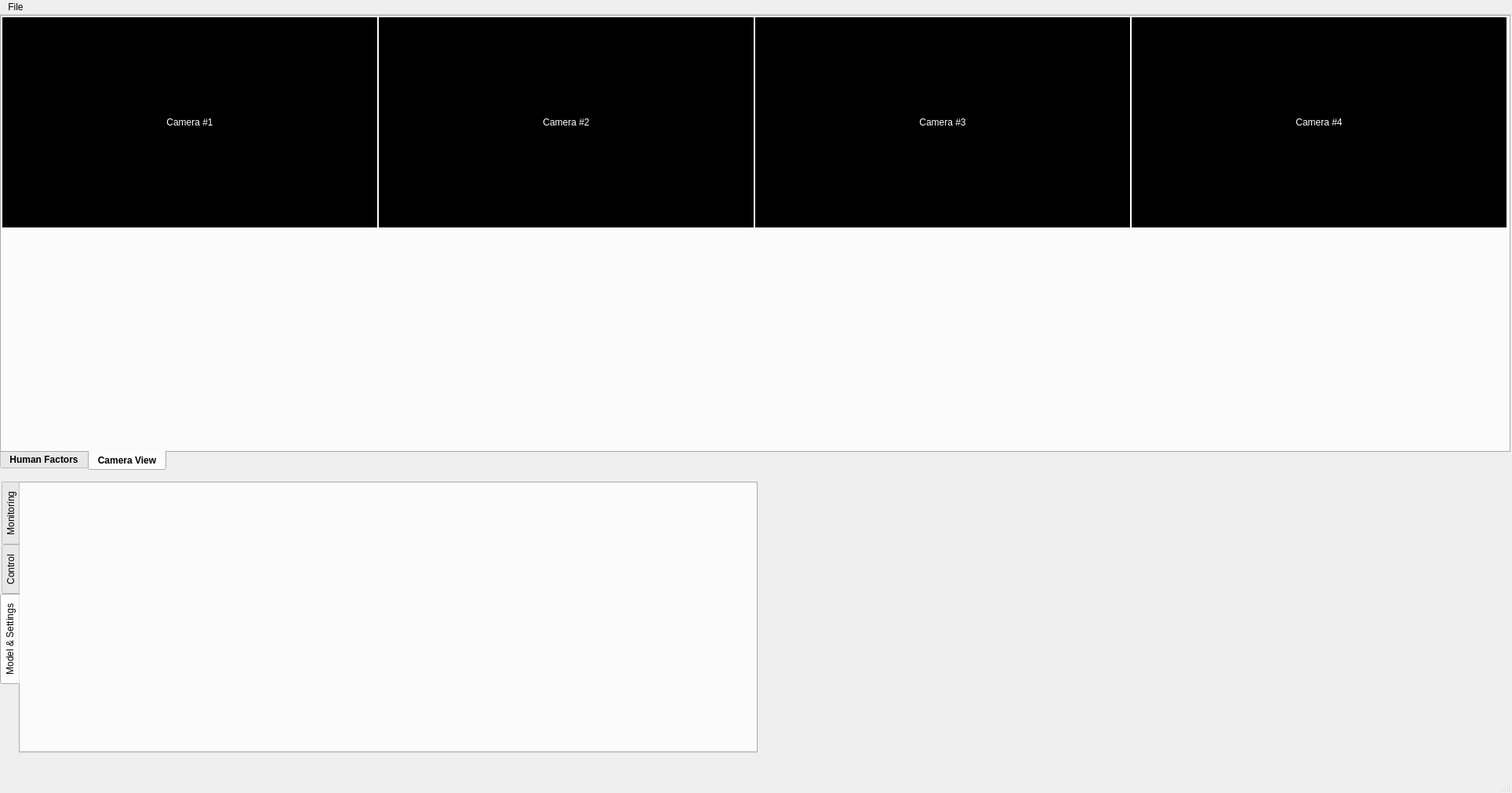
<?xml version="1.0" encoding="UTF-8"?>
<ui version="4.0">
 <author>IAE</author>
 <class>MainWindow</class>
 <widget class="QMainWindow" name="MainWindow">
  <property name="geometry">
   <rect>
    <x>0</x>
    <y>0</y>
    <width>1928</width>
    <height>1011</height>
   </rect>
  </property>
  <property name="windowTitle">
   <string>Monitor</string>
  </property>
  <property name="windowIcon">
   <iconset theme="document-save-as">
    <normaloff>.</normaloff>.</iconset>
  </property>
  <property name="toolTip">
   <string>&lt;html&gt;&lt;head/&gt;&lt;body&gt;&lt;p&gt;Save as...&lt;/p&gt;&lt;/body&gt;&lt;/html&gt;</string>
  </property>
  <property name="styleSheet">
   <string notr="true"/>
  </property>
  <widget class="QWidget" name="centralwidget">
   <widget class="QTabWidget" name="tabWidget">
    <property name="geometry">
     <rect>
      <x>0</x>
      <y>595</y>
      <width>966</width>
      <height>346</height>
     </rect>
    </property>
    <property name="font">
     <font>
      <family>Arial</family>
     </font>
    </property>
    <property name="styleSheet">
     <string notr="true"/>
    </property>
    <property name="tabPosition">
     <enum>QTabWidget::West</enum>
    </property>
    <property name="tabShape">
     <enum>QTabWidget::Rounded</enum>
    </property>
    <property name="currentIndex">
     <number>2</number>
    </property>
    <property name="tabBarAutoHide">
     <bool>false</bool>
    </property>
    <widget class="QWidget" name="tab_2">
     <attribute name="title">
      <string>Monitoring</string>
     </attribute>
    </widget>
    <widget class="QWidget" name="tab">
     <attribute name="title">
      <string>Control</string>
     </attribute>
    </widget>
    <widget class="QWidget" name="tab_1">
     <attribute name="title">
      <string>Model &amp;&amp; Settings</string>
     </attribute>
    </widget>
   </widget>
   <widget class="QTabWidget" name="tab_monitor">
    <property name="geometry">
     <rect>
      <x>0</x>
      <y>0</y>
      <width>1926</width>
      <height>581</height>
     </rect>
    </property>
    <property name="font">
     <font>
      <family>Arial</family>
      <weight>75</weight>
      <bold>true</bold>
     </font>
    </property>
    <property name="tabPosition">
     <enum>QTabWidget::South</enum>
    </property>
    <property name="currentIndex">
     <number>1</number>
    </property>
    <widget class="QWidget" name="tab_3">
     <attribute name="title">
      <string>Human Factors</string>
     </attribute>
     <widget class="QFrame" name="frame_defect_grid_frame">
      <property name="geometry">
       <rect>
        <x>0</x>
        <y>0</y>
        <width>1280</width>
        <height>541</height>
       </rect>
      </property>
      <property name="styleSheet">
       <string notr="true">background-color: rgb(255,255,255);</string>
      </property>
      <property name="frameShape">
       <enum>QFrame::NoFrame</enum>
      </property>
      <property name="frameShadow">
       <enum>QFrame::Plain</enum>
      </property>
     </widget>
    </widget>
    <widget class="QWidget" name="tab_4">
     <attribute name="title">
      <string>Camera View</string>
     </attribute>
     <widget class="QLabel" name="window_camera_2">
      <property name="geometry">
       <rect>
        <x>480</x>
        <y>0</y>
        <width>480</width>
        <height>270</height>
       </rect>
      </property>
      <property name="styleSheet">
       <string notr="true">background-color: rgb(0, 0, 0);
color:rgb(255,255,255);
border-color: rgb(255, 255, 255);
border: 1px solid white;</string>
      </property>
      <property name="text">
       <string>Camera #2</string>
      </property>
      <property name="alignment">
       <set>Qt::AlignCenter</set>
      </property>
     </widget>
     <widget class="QLabel" name="window_camera_1">
      <property name="geometry">
       <rect>
        <x>0</x>
        <y>0</y>
        <width>480</width>
        <height>270</height>
       </rect>
      </property>
      <property name="styleSheet">
       <string notr="true">background-color: rgb(0, 0, 0);
color:rgb(255,255,255);
border-color: rgb(255, 255, 255);
border: 1px solid white;</string>
      </property>
      <property name="text">
       <string>Camera #1</string>
      </property>
      <property name="alignment">
       <set>Qt::AlignCenter</set>
      </property>
     </widget>
     <widget class="QLabel" name="window_camera_3">
      <property name="geometry">
       <rect>
        <x>960</x>
        <y>0</y>
        <width>480</width>
        <height>270</height>
       </rect>
      </property>
      <property name="styleSheet">
       <string notr="true">background-color: rgb(0, 0, 0);
color:rgb(255,255,255);
border-color: rgb(255, 255, 255);
border: 1px solid white;</string>
      </property>
      <property name="text">
       <string>Camera #3</string>
      </property>
      <property name="alignment">
       <set>Qt::AlignCenter</set>
      </property>
     </widget>
     <widget class="QLabel" name="window_camera_4">
      <property name="geometry">
       <rect>
        <x>1440</x>
        <y>0</y>
        <width>480</width>
        <height>270</height>
       </rect>
      </property>
      <property name="styleSheet">
       <string notr="true">background-color: rgb(0, 0, 0);
color:rgb(255,255,255);
border-color: rgb(255, 255, 255);
border: 1px solid white;</string>
      </property>
      <property name="text">
       <string>Camera #4</string>
      </property>
      <property name="alignment">
       <set>Qt::AlignCenter</set>
      </property>
     </widget>
    </widget>
   </widget>
  </widget>
  <widget class="QMenuBar" name="menubar">
   <property name="geometry">
    <rect>
     <x>0</x>
     <y>0</y>
     <width>1928</width>
     <height>43</height>
    </rect>
   </property>
   <widget class="QMenu" name="menuControl">
    <property name="title">
     <string>File</string>
    </property>
    <addaction name="actionExit"/>
   </widget>
   <addaction name="menuControl"/>
  </widget>
  <widget class="QStatusBar" name="statusbar"/>
  <action name="actionOpen_CSV_File">
   <property name="text">
    <string>Open CSV File</string>
   </property>
  </action>
  <action name="actionExit">
   <property name="text">
    <string>Exit</string>
   </property>
  </action>
 </widget>
 <resources/>
 <connections/>
 <designerdata>
  <property name="gridDeltaX">
   <number>5</number>
  </property>
  <property name="gridDeltaY">
   <number>5</number>
  </property>
  <property name="gridSnapX">
   <bool>true</bool>
  </property>
  <property name="gridSnapY">
   <bool>true</bool>
  </property>
  <property name="gridVisible">
   <bool>true</bool>
  </property>
 </designerdata>
</ui>
